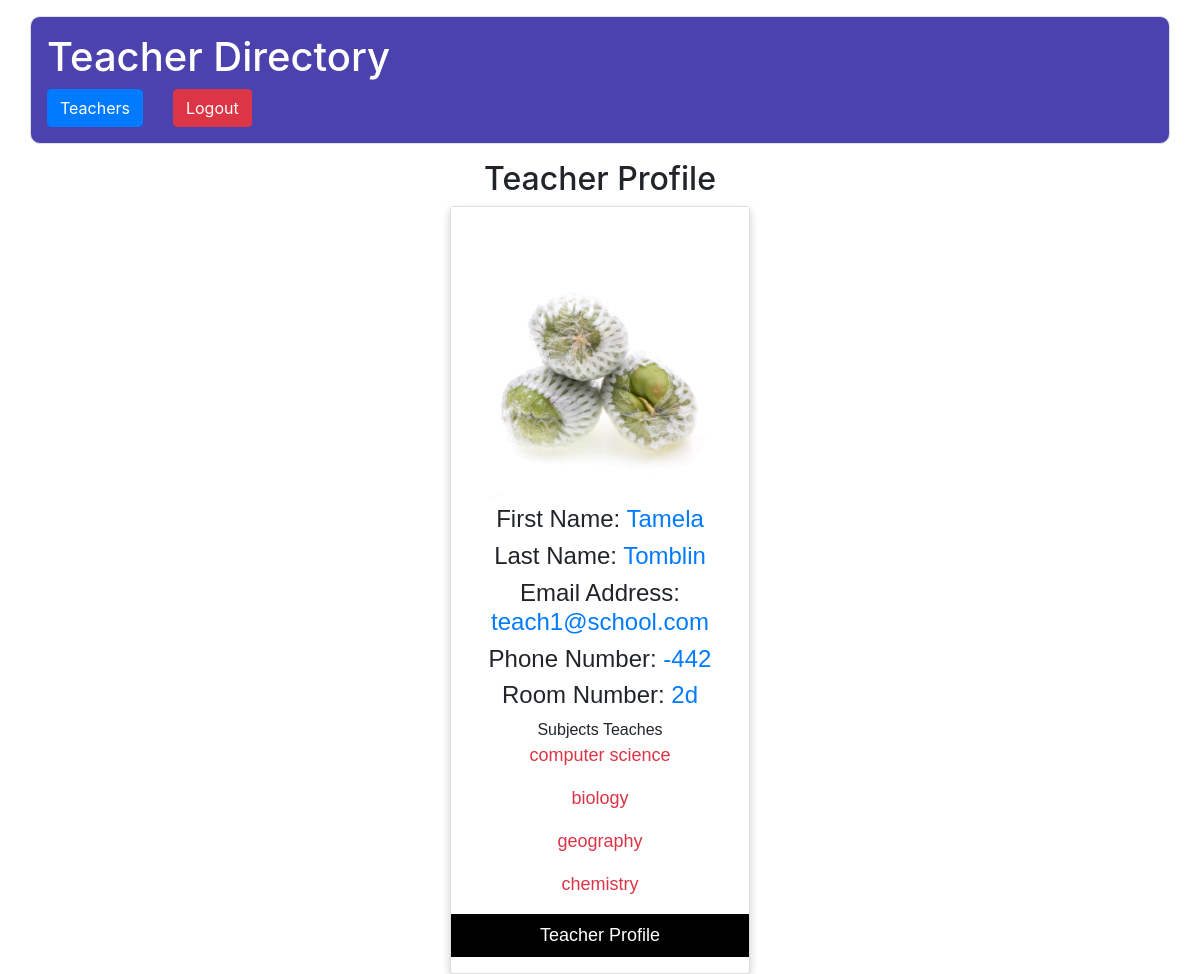
The page /GetProfilePage/?uid=519 (signed in) on the database its author committed.
### directory/models.py (models this page shows, shortened)
class TeacherModel(models.Model):
    FirstName = models.CharField(max_length=100)
    LastName = models.CharField(max_length=100)
    Profilepicture = models.CharField(max_length=100)
    EmailAddress = models.CharField(unique=True, max_length=100)
    PhoneNumber = models.CharField(max_length=100)
    RoomNumber = models.CharField(max_length=100)
    Subjectstaught = models.ManyToManyField(SubjectsModel)
    class Meta:
        db_table = 'Teachers'

class SubjectsModel(models.Model):
    Subjectstaught = models.CharField(max_length=100)
    class Meta:
        db_table = 'Subjects'

### directory/views.py (the view)
# urls.py: path('GetProfilePage/', dt.GetProfilePageView.as_view(), name='GetProfilePage'),
class GetProfilePageView(View):
    @method_decorator(login_required(login_url='/Login/'))
    def get(self, request, *args, **kwargs):
        id = int(request.GET.get('uid'))
        data = TeacherModel.objects.get(id=id)
        return render(request, 'ProfilePage.html', {'data': data})

### assets/templates/ProfilePage.html (shortened to what this page needs)
{%extends 'appbase.html'%}
{%block contents%}
<!DOCTYPE html>
<html>
<head>
<link rel="stylesheet" href="https://cdnjs.cloudflare.com/ajax/libs/font-awesome/4.7.0/css/font-awesome.min.css">
</head>
<body>
<h2 style="text-align:center">Teacher Profile</h2>
<div class="card">
  <img src="/media/profilepic/{{data.Profilepicture}}" alt="John" style="width:100%">
    <h4>First Name: <span class="text-primary">{{data.FirstName}}</span></h4>
  <h4>Last Name: <span class="text-primary">{{data.LastName}}</span></h4>
  <h4>Email Address: <span class="text-primary">{{data.EmailAddress}}</span></h4>
  <h4>Phone Number: <span class="text-primary">{{data.PhoneNumber}}</span></h4>
  <h4>Room Number: <span class="text-primary">{{data.RoomNumber}}</span></h4>
  Subjects Teaches
  {% for subject in data.Subjectstaught.all %}
    <p class="title text-danger"> {{subject.Subjectstaught}}</p>
    {% endfor %}
  <p><button>Teacher Profile</button></p>
</div>
</body>
</html>
{%endblock%}

### assets/templates/ProfilePage.html (style rules this page uses)
.card { box-shadow: 0 4px 8px 0 rgba(0, 0, 0, 0.2); max-width: 300px; margin: auto; text-align: center; font-family: arial; }
.title { color: grey; font-size: 18px; }
button { border: none; outline: 0; display: inline-block; padding: 8px; color: white; background-color: #000; text-align: center; cursor: pointer; width: 100%; font-size: 18px; }

### rows shown on the page
TeacherModel: Profilepicture (picture), FirstName "Tamela", LastName "Tomblin", EmailAddress "teach1@school.com", PhoneNumber "-442", RoomNumber "2d"
SubjectsModel: Subjectstaught "computer science"
SubjectsModel: Subjectstaught "biology"
SubjectsModel: Subjectstaught "geography"
SubjectsModel: Subjectstaught "chemistry"
